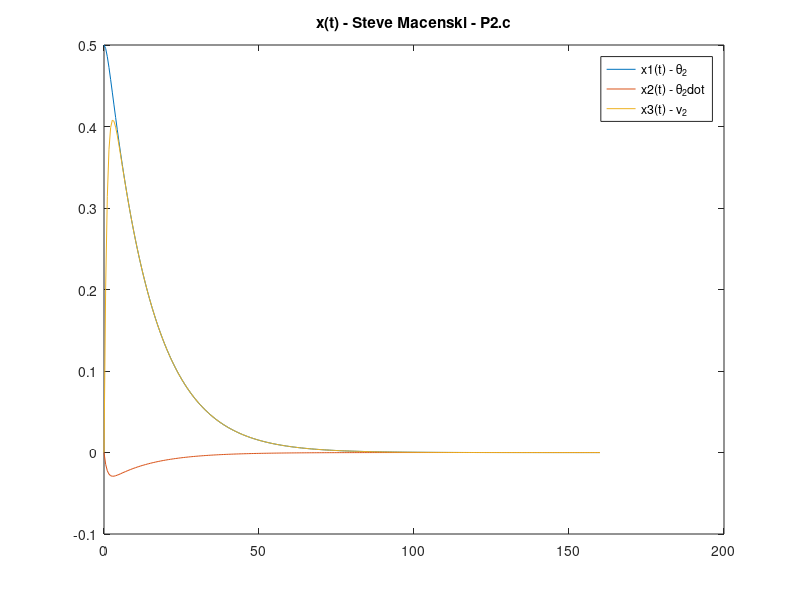

The MATLAB source for this figure: (Note: this script raises an error after producing the figure.)
function hw5_prob2
% animation video: https://youtu.be/GnYS6B8IOGI
clc;
%% theta(t) v(t) and u(t) 1d
J1 = 12;
J2 = 14;
J3 = 8; 
Jw = 1; 
n = .0011;

A = [0 1 0; 3*n^2*(J3-J1)/J2 0 0; 0 0 0];
B = [0 1/J2 -1/Jw]';
x0 = [0.5 0 0]';

Q = eye(3);
R = 10^0; 

t = linspace(0,160,300);

k = lqr(A,B,Q,R);

for i=1:length(t)
    x(:,i) = expm((A-B*k)*t(i))*x0;
end

figure(1) %x(t)
plot(t,x)
hold on;


figure(1)
legend('x1(t) - \theta_2','x2(t) - \theta_2dot','x3(t) - v_2')
title('x(t) - Steve Macenski - P2.c')




%% Animation and integration stuff 

%my movie stuff 
params.movie_filename = 'Steve_2_animation.avi'; % names

myV = VideoWriter(params.movie_filename);
myV.Quality = 100; %quality is the quality of video taken - keep at 100, 80 or less is just garbage
open(myV); %opens the video for inputting frames


% INITIAL CONDITIONS
R0 = [1 0 0;0 1 0; 0 0 1]; %initially aligned so it is an identity matrix
J = [J1 0 0; 0 J2 0; 0 0 J3];
tMax = 90; 
% DEFINE THE TIME INTERVAL
tRate = 30;
t = linspace(0,tMax,tMax*tRate);

% INTEGRATE THE ANGULAR RATE EQUATIONS **AND** EULER'S EQUATIONS
[t,x] = ode45(@(t,x) f(t,x,J1,J2,J3,Jw,n,A,B,x0,Q,R,k),t,[RtoX(R0); x0]);

% CREATE A BOX AND SOME AXES
Hb = 1;
Mb = 6*(J(1,1)+J(2,2)-J(3,3))/(Hb^2);
Wb = sqrt((6/Mb)*(J(1,1)-J(2,2)+J(3,3)));
Lb = sqrt((6/Mb)*(-J(1,1)+J(2,2)+J(3,3)));
[p1,faces,colors] = makebox(Lb,Wb,Hb);
pAxis = [0 0; 0 0; 0 1];
pAngVel = [zeros(3,1) x0/norm(x0)];
pAngMom = [zeros(3,1) J*x0/norm(J*x0)];

% SETUP THE PLOT
figure(2);
clf;
axis(1.25*[-1 1 -1 1 -1 1]);
axis equal;
hold on;
plot3(0,0,0,'k.','markersize',16);
hAxis = line(pAxis(1,:),pAxis(2,:),pAxis(3,:));
set(hAxis,'linewidth',2,'color','r');
hAngVel = line(pAngVel(1,:),pAngVel(2,:),pAngVel(3,:));
set(hAngVel,'linewidth',2,'color','g');
hAngMom = line(pAngMom(1,:),pAngMom(2,:),pAngMom(3,:));
set(hAngMom,'linewidth',2,'color','b');
hBox = patch('Vertices',p1','Faces',faces,...
          'CData',colors,'FaceColor','flat');
hTitle = title(sprintf('t = %4.2f',0));
lighting flat
light('Position',[0 -2 -1])
light('Position',[0 -2 1])
xlabel('x');
ylabel('y');
zlabel('z');

% ANIMATE THE RESULTS
w = x(:,10:end);
x = x(:,1:9);
firsttime = 1;
i = 1;
dt = max(t)/(length(t)-1);
tic;
while (i<length(t))
    if (toc > dt)
        tic;
        i = i+1;
        R = XtoR(x(i,:));
        p0 = R*p1;
        set(hBox,'Vertices',p0');
        pAxis0 = R*pAxis;
        pAngVel = [zeros(3,1) w(i,:)'/norm(w(i,:)')];
        pAngVel0 = R*pAngVel;
        pAngMom = [zeros(3,1) J*(w(i,:)')/norm(J*(w(i,:)'))];
        pAngMom0 = R*pAngMom;
        set(hAxis,'xdata',pAxis0(1,:),'ydata',pAxis0(2,:),'zdata',pAxis0(3,:));
        set(hAngVel,'xdata',pAngVel0(1,:),'ydata',pAngVel0(2,:),'zdata',pAngVel0(3,:));
        set(hAngMom,'xdata',pAngMom0(1,:),'ydata',pAngMom0(2,:),'zdata',pAngMom0(3,:));
        set(hTitle,'string',sprintf('t = %4.2f',t(i)));
        
        if (firsttime)
            firsttime=0;
            pause(0.5);
        end
        drawnow;  
        frame = getframe(gcf); %puts frames in movie
        writeVideo(myV,frame);
    end
end
close(myV); %closes the video formally

function xdot = f(t,x,J1,J2,J3,Jw,n,A,B,x0,Q,R,k)
R = XtoR(x(1:9,1));
w = x(10:end,1);
% %%

% YOUR CODE HERE TO COMPUTE Rdot and wdot 
Rdot = R*skew(w);


w = [w(1); w(2); w(3)]; %state

wdot = (A-B*k)*w;

xdot = [RtoX(Rdot); wdot];

function S = skew(w)
S = [0 -w(3) w(2); w(3) 0 -w(1); -w(2) w(1) 0];

function X = RtoX(R)
X = reshape(R,9,1);

function R = XtoR(X)
R = reshape(X,3,3);

function [verts,faces,colors] = makebox(x,y,z)
verts = [0 x x 0 0 x x 0; 0 0 0 0 y y y y; 0 0 z z 0 0 z z];
verts = verts - repmat([x/2; y/2; z/2],1,size(verts,2));
faces = [1 2 3 4; 2 6 7 3; 6 5 8 7; 5 1 4 8; 4 3 7 8; 5 6 2 1];
colors(:,:,1) = 1*ones(1,size(faces,1));
colors(:,:,2) = 1*ones(1,size(faces,1));
colors(:,:,3) = 0*ones(1,size(faces,1));
colors(1,5,1) = 1;
colors(1,5,2) = 0;
colors(1,5,3) = 0;
colors(1,3,1) = 0;
colors(1,3,2) = 0;
colors(1,3,3) = 1;
colors(1,2,1) = 0;
colors(1,2,2) = 1;
colors(1,2,3) = 0;



